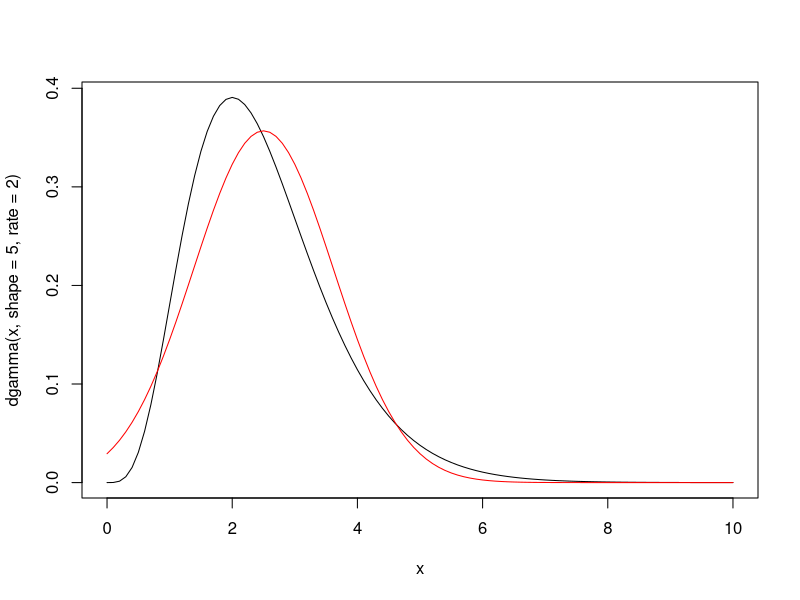
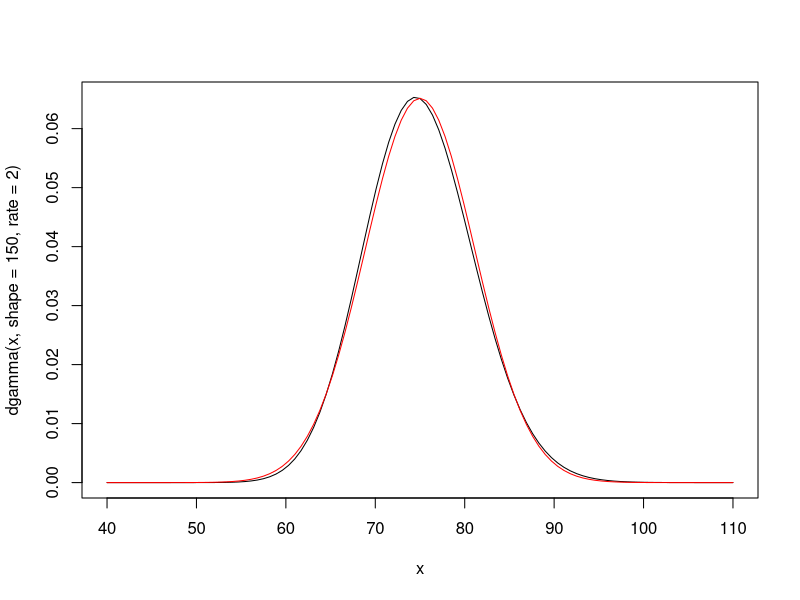
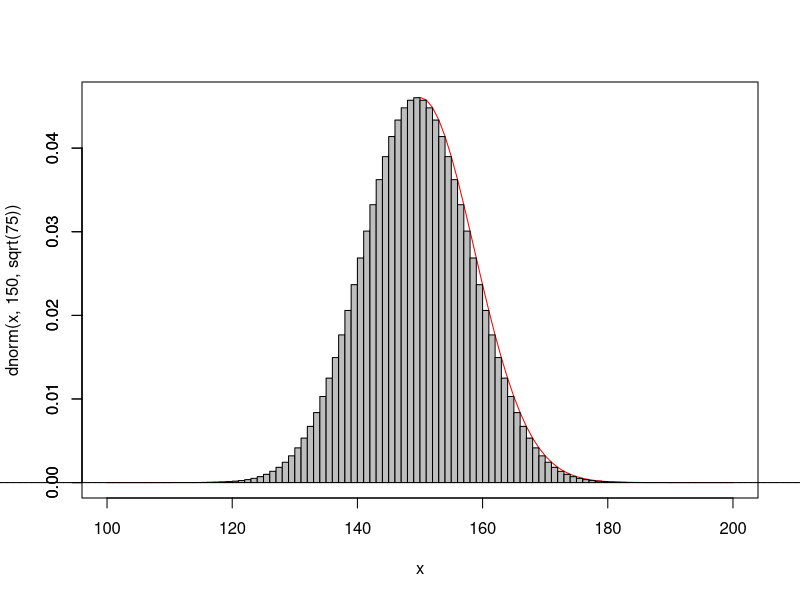
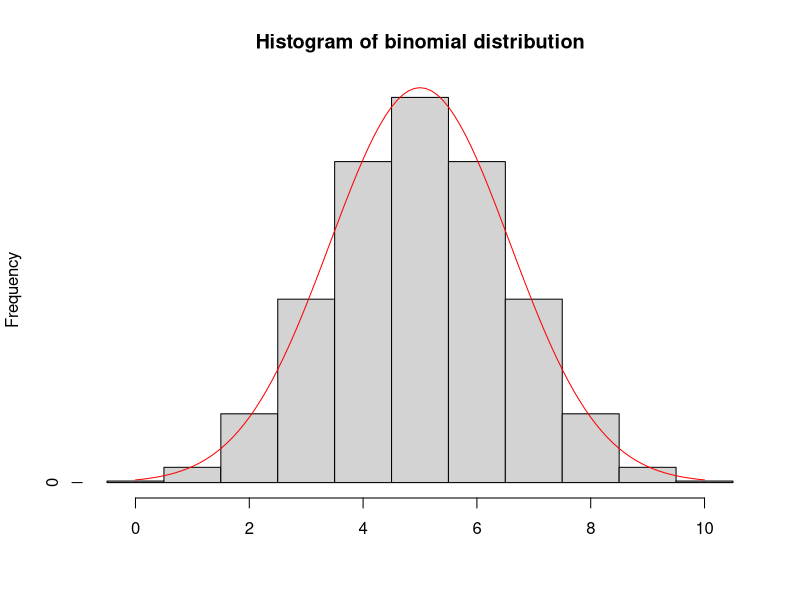
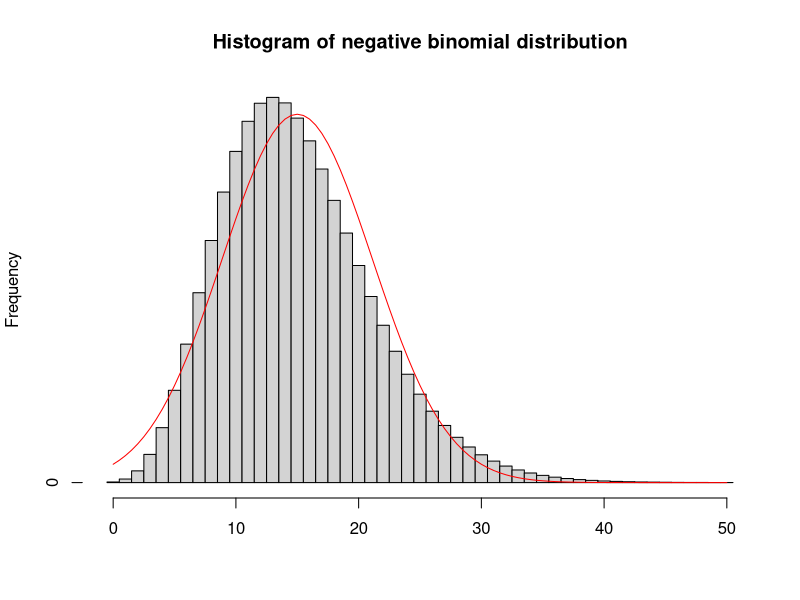

Generate these figures, in order, with R:
# Math E-156 Script 5D-CLTpValues.R
#Topic 1 -- using the central limit theorem to estimate probabilities

#The central limit theorem says that for large enough samples the distribution of the sum or mean is approxiamtely normal
#All that matters about the population from which we sample is the mean and the variance.
#If we assume that the sampling distribution is normal, we can use the CLT to estmate probabilities.

#Textbook example 4.7 - draw 30 samples from a gamma distribution with shape 5, rate 2
#With this high a value for shape, the gamma distribution is already somewhat normal
#It is the sum of 5 exponential distributions, each with mean 1/2 and varaince 1/4
#So its mean is 5/2 and its variance is 5/4

curve(dgamma(x,shape = 5, rate = 2), from = 0, to = 10)  #the gamma density function- skewed
curve(dnorm(x,5/2, sqrt(5/4)), col = "red", add = TRUE)  #normal with same mean and variance

#When we sum 30 samples, we are using a gamma distribution with shape 150
curve(dgamma(x,shape = 150,rate = 2), from = 40, to = 110)   #much less skewed
curve(dnorm(x,150/2, sqrt(150/4)), col = "red", add = TRUE)  #pretty good match!

#To estimate the probability of a sum > 90 (same as book's mean > 3), use the normal as an approximation
pnorm(90, 150/2, sqrt(150/4), lower.tail = FALSE) #agrees with the book
#Of course, we could get the exact answer from the gamma distribution
pgamma(90,shape = 150,rate = 2, lower.tail = FALSE)

#Or we could do a simulation
N = 10000; my.sums = numeric(N)
for (i in 1:N) {
  my.sums[i] = sum(rgamma(30, shape =5, rate = 2))
}
mean(my.sums > 90) #result should be closer to the exact gamma result than the normal estimate

#If we were not so far out on the tail the CLT would have done better
#Let's estimate the probability for the sum to be > 80
pnorm(80, 150/2, sqrt(150/4), lower.tail = FALSE) #CLT approximation

#We could get the exact answer from the gamma distribution
pgamma(80,shape = 150,rate = 2, lower.tail = FALSE)

#Or we could do a simulation
N = 10000; my.sums = numeric(N)
for (i in 1:N) {
  my.sums[i] = sum(rgamma(30, shape =5, rate = 2))
}
mean(my.sums > 80) 

#-

#Textbook example 4.9 -- probability of getting 160 or fewer heads in 300 tosses
#Bernoulli distribution for one toss with p = 0.5 has mean 1/2, variance p(1-p) = 1/4

#The exact sum of 300 samples is binomial
counts = numeric(301)
for (i in 0:300) {
  counts[i] = dbinom(i, 300, 0.5)
}
#The mean is 150, the variance is 75: plot the normal approximation
curve(dnorm(x,150, sqrt(75)), from=100, to=200, col = "red")
#Now overlay the actual distribution
barplot(counts, space = 0,width = 1, xlim = c(100,200),add = TRUE)

#What is the probability of getting 160 or fewer heads?
pbinom(160, 300, 0.5) #the exact answer
#The obvious CLT approximation does nor work all that well
pnorm(160, 150, sqrt(75))  #too small

#The solution, for exact 160 (binomial),include an interval of width 1 centered on 160
pnorm(160.5, 150, sqrt(75))   #much better agreement

#Topic 3 --continuity correction
#This "continuity correction" becomes important when the counts are smaller.
#Textbook section 4.3.2: estimate probability of 3 or 4 heads in 10 tosses
#The distribution has mean 5 and variance 5/4
pbinom(4,10,0.5) - pbinom(2, 10, 0.5) #exact

#Even with only a sum of 10 Bernoulli variables, we can try using the CLT
pnorm(4,5,sqrt(5/4)) - pnorm(2,5,sqrt(5/4)) # very poor approximation

#If we center the interval on 3 and 4, we do better
pnorm(4.5,5,sqrt(5/4)) - pnorm(2.5,5,sqrt(5/4))#good continuity correction

#Here is how to plot a histogram with the bars centered on the integer values
my.binomial<-NULL; 
my.binomial$breaks <- (- 0.5) : (10.5)
my.binomial$counts <- dbinom(0:10, 10, 0.5)
attr(my.binomial,"class") <- "histogram"
plot(my.binomial,main="Histogram of binomial distribution") 
#The mean is 5, the variance is 5/2: plot the normal approximation
curve(dnorm(x,5, sqrt(5/2)), from  =0, to= 10, col = "red", add = TRUE)

#Topic 4 - beware of using the CLT with a small number of samples from a skewed population
#The tables in Appendix C give the expectation and variance for many well-known distributions.

#Draw 10 samples from a geometric distribution with p = 0.4: mean = 1.5, variance = 3.75
#The sum of the samples is a negative binomial distribution
my.negbinomial<-NULL; 
my.negbinomial$breaks <- (- 0.5) : (50.5)
my.negbinomial$counts <- dnbinom(0:50, 10, 0.4)
attr(my.negbinomial,"class") <- "histogram"
plot(my.negbinomial,main="Histogram of negative binomial distribution") #distinctly skewed

#The mean is 15, the variance is 37.5: plot the best normal approximation
curve(dnorm(x,15, sqrt(37.5)), from  =0, to= 50, col = "red", add = TRUE)  #skewness is zero

#Let's estimate the probability for the sum to be > 20
pnorm(19.5, 15, sqrt(37.5), lower.tail = FALSE) #CLT approximation with continuity correction

#We could get the exact answer from the negative binomial distribution
pnbinom(20,10,0.4, lower.tail = FALSE)       #CLT approximation was poor

#Or we could do a simulation
N = 10000; my.sums <- numeric(N)
for (i in 1:N) {
  my.sums[i] = sum(rgeom(10, 0.4))
}
mean(my.sums > 20) #much closer than the CLT approximation
 
